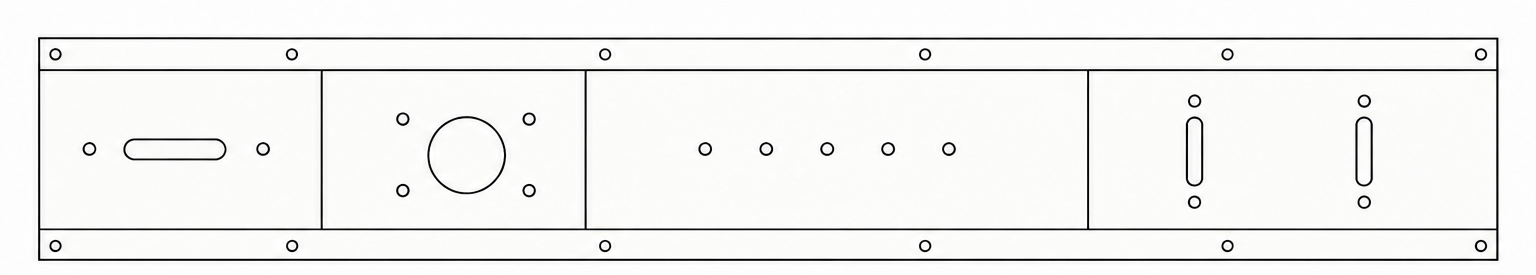
#> input picture mia_webApp/reference_drawings/01.png, 1536 x 275 px; its folder holds only this picture in this run
$ python test_analyzer.py
#> lines starting #> are read from the running program, lines starting #| are printed output that depends on the picture; after the words box and inside, x2 and y2 are one past the last pixel; in counts of white or black regions, pixels touching at a corner belong together
### mia_webApp/analyzer.py
import os
import cv2
import numpy as np


class ProfileAnalyzer:
    def __init__(self, references_dir, mm_per_pixel=None, hole_match_tolerance_px=30):
        self.references_dir = references_dir
        self.references = {}
        self.mm_per_pixel = mm_per_pixel
        self.hole_match_tolerance_px = hole_match_tolerance_px
        self.orb = cv2.ORB_create(nfeatures=5000, scaleFactor=1.2, nlevels=8)
        self.matcher = cv2.BFMatcher(cv2.NORM_HAMMING, crossCheck=True)
        self._load_references()

    def _prepare_image(self, img):
        if len(img.shape) == 3:
            gray = cv2.cvtColor(img, cv2.COLOR_BGR2GRAY)
        else:
            gray = img.copy()
        return gray

    # [20 lines left out: functions _draw_banner, _fmt_len, _direction_label, not called in this run]

    def _cluster_points(self, raw_points, dist_thresh=8):
        clusters = []
        used = [False] * len(raw_points)
        for i, h in enumerate(raw_points):
            if used[i]:
                continue
            group = [h]
            used[i] = True
            for j in range(i + 1, len(raw_points)):
                if used[j]:
                    continue
                h2 = raw_points[j]
                if abs(h['cx'] - h2['cx']) < dist_thresh and abs(h['cy'] - h2['cy']) < dist_thresh:
                    group.append(h2)
                    used[j] = True
            best = max(group, key=lambda d: d['area'])
            clusters.append(best)
        return clusters

    def _filter_hole_contours(self, contours, img_shape, min_area, max_area_frac, min_circularity):
        h_img, w_img = img_shape[:2]
        raw = []
        for cnt in contours:
            area = cv2.contourArea(cnt)
            x, y, w, h = cv2.boundingRect(cnt)
            if w > w_img * 0.4 or h > h_img * 0.6:
                continue
            if area < min_area or area > (w_img * h_img * max_area_frac):
                continue
            perim = cv2.arcLength(cnt, True)
            if perim == 0:
                continue
            circularity = 4 * np.pi * area / (perim * perim)
            if circularity < min_circularity:
                continue
            (cx, cy), _ = cv2.minEnclosingCircle(cnt)
            raw.append({'cx': cx, 'cy': cy, 'w': w, 'h': h, 'area': area, 'circ': circularity})
        return self._cluster_points(raw)

    def _detect_holes_cad(self, gray, min_area=20, max_area_frac=0.03, min_circularity=0.3):
        _, binary = cv2.threshold(gray, 200, 255, cv2.THRESH_BINARY_INV)
        contours, _ = cv2.findContours(binary, cv2.RETR_CCOMP, cv2.CHAIN_APPROX_SIMPLE)
        holes = self._filter_hole_contours(contours, gray.shape, min_area, max_area_frac, min_circularity)
        for hle in holes:
            hle['shape'] = self._hole_shape(hle['w'], hle['h'])
        return holes

    # [61 lines left out: functions _detect_holes_photo, _is_plausible_transform, not called in this run]

    def _hole_shape(self, w, h):
        ratio = w / max(1, h)
        if 0.7 <= ratio <= 1.4:
            return "circolare"
        return "asola/ovale"

    # [103 lines left out: functions _match_holes, _analyze_holes, _classify_surface_defect, _remove_covered_regions, not called in this run]

    def _load_references(self):
        if not os.path.exists(self.references_dir):
            os.makedirs(self.references_dir)
            return

        self.references.clear()
        for filename in os.listdir(self.references_dir):
            if filename.lower().endswith(('.png', '.jpg', '.jpeg', '.bmp')):
                path = os.path.join(self.references_dir, filename)
                raw_img = cv2.imread(path)
                if raw_img is not None:
                    gray_cad = self._prepare_image(raw_img)
                    if np.mean(gray_cad) < 127:
                        gray_cad = cv2.bitwise_not(gray_cad)

                    edges = cv2.Canny(gray_cad, 50, 150)
                    kp, des = self.orb.detectAndCompute(edges, None)
                    holes = self._detect_holes_cad(gray_cad)

                    self.references[filename] = {
                        'raw': raw_img,
                        'cad_white': gray_cad,
                        'edges': edges,
                        'keypoints': kp,
                        'descriptors': des,
                        'holes': holes
                    }
        print(f"[ANALYZER] Caricati {len(self.references)} disegni di riferimento.")

    # [170 lines left out: function analyze_image, not called in this run]

### mia_webApp/test_analyzer.py
import os
import cv2
from analyzer import ProfileAnalyzer

# ==============================================================================
# CONFIGURAZIONE CARTELLE
# ==============================================================================
# Cartella contenente i disegni teorici / CAD (.jpg, .png) inseriti da te
REF_DIR = os.path.join(os.path.dirname(__file__), 'reference_drawings')

# Cartella contenente le foto del profilo da analizzare (.jpg, .png) inserite da te
INPUT_DIR = os.path.join(os.path.dirname(__file__), 'test_images')

# Cartella dove verranno salvati i risultati con la sovrapposizione e i difetti cerchiati
OUTPUT_DIR = os.path.join(os.path.dirname(__file__), 'analyzed_results')

# Se conosci il fattore di conversione pixel -> millimetri (es. misurando a mano una
# quota nota sia sul disegno CAD che sulla foto reale, in pixel, e dividendo i mm per
# quel numero di pixel) impostalo qui: le distanze verranno mostrate anche in mm.
# Lascialo a None per vedere le misure solo in pixel.
MM_PER_PIXEL = None

# Crea le cartelle se non esistono ancora
os.makedirs(REF_DIR, exist_ok=True)
os.makedirs(INPUT_DIR, exist_ok=True)
os.makedirs(OUTPUT_DIR, exist_ok=True)


def main():
    print("==================================================")
    print("       TEST ANALYZER - ISPEZIONE PROFILI          ")
    print("==================================================")

    # 1. Carica i disegni teorici dalla cartella reference_drawings
    print(f"\n[1] Caricamento disegni teorici da: '{REF_DIR}'...")
    analyzer = ProfileAnalyzer(REF_DIR, mm_per_pixel=MM_PER_PIXEL)
#> in _load_references, raw_img is the input picture: shape (275, 1536, 3); mean B, G, R 241.6, 242.3, 242.3
#> in _load_references, `edges = cv2.Canny(gray_cad, 50, 150)`:
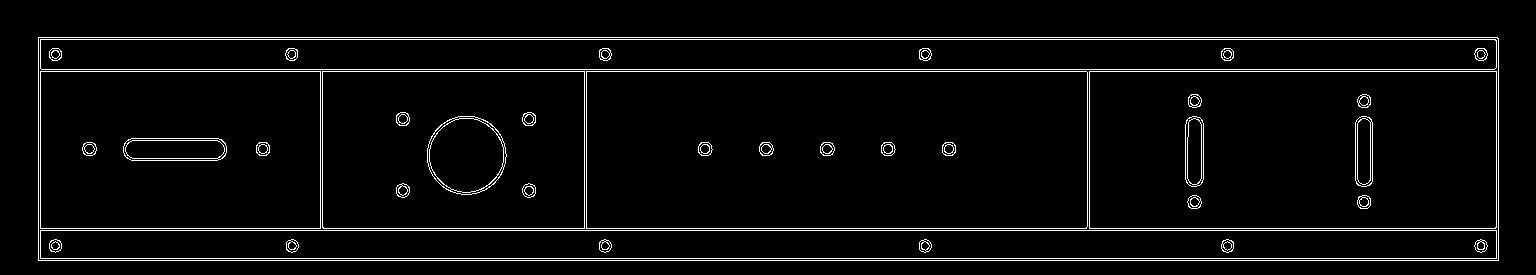
#> edges: shape (275, 1536); 4% white in thin lines or dots, all inside (x1, y1, x2, y2) = (38, 37, 1499, 261)
#> in _load_references, `kp, des = self.orb.detectAndCompute(edges, None)`: kp = 1626 keypoints; strongest (x, y, size): (1084, 228, 31), (1493, 69, 31), (929, 54, 31), (1485, 54, 31)
#> in _detect_holes_cad, `_, binary = cv2.threshold(gray, 200, 255, cv2.THRESH_BINARY_INV)`:
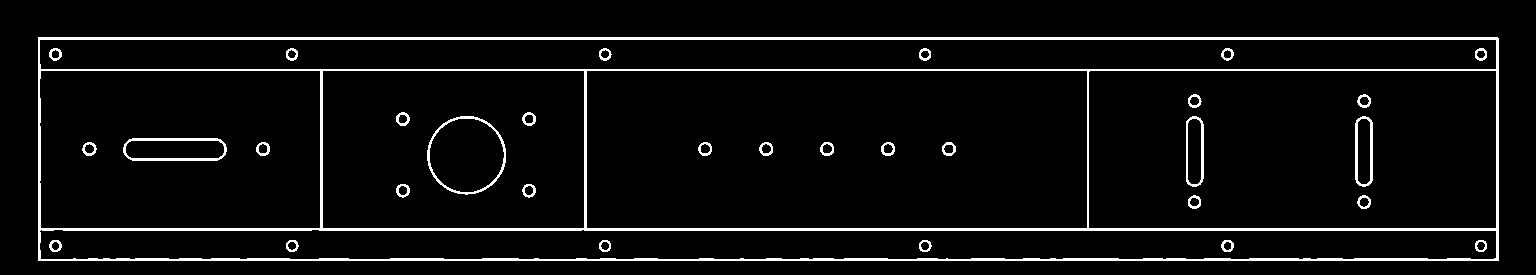
#> binary: shape (275, 1536); 5.3% white; 32 white regions
#> in _detect_holes_cad, `contours, _ = cv2.findContours(binary, cv2.RETR_CCOMP, cv2.CHAIN_APPRO..`: contours = 69 contours; largest, box (x1, y1, x2, y2) and area: (38, 37, 1499, 261) 325580, (586, 70, 1088, 229) 79156, (1088, 70, 1497, 229) 64460, (39, 70, 321, 229) 44262, (39, 39, 1497, 70) 43702
#> the loop in _filter_hole_contours, `for cnt in contours:` made 69 passes
#> (area, x, y, w, h, perim, circularity, cx) on passes 1 to 12: (104.5, 1475, 240, 12, 12, 38.73, 0.876, 1480.5), (60, 1476, 241, 10, 10, 28.97, 0.898, 1480.5), (111, 1221, 240, 13, 12, 38.97, 0.918, 1227.2), (57, 1223, 241, 9, 10, 28.14, 0.904, 1227.1), (107.5, 919, 240, 13, 12, 39.56, 0.863, 924.8), (62, 920, 241, 10, 10, 28.97, 0.928, 924.5), (104, 599, 240, 12, 12, 38.14, 0.898, 604.7), (60, 600, 241, 10, 10, 28.97, 0.898, 604.5), (108, 286, 240, 13, 12, 38.97, 0.894, 291.7), (60, 287, 241, 10, 10, 28.97, 0.898, 291.5), (109, 49, 240, 13, 12, 38.97, 0.902, 55), (54, 51, 241, 9, 10, 26.97, 0.933, 55)
#> after the loop in _filter_hole_contours, `for cnt in contours:`: raw = 62 items
#> in _cluster_points, `used = [False] * len(raw_points)`: used = 62 items, first 6: False, False, False, False, False, False
#> the loop in _cluster_points, `for i, h in enumerate(raw_points):` made 62 passes
#> after the loop in _cluster_points, `for i, h in enumerate(raw_points):`: clusters = 31 items; used = 62 items, first 6: True, True, True, True, True, True
#> in _detect_holes_cad, `holes = self._filter_hole_contours(contours, gray.shape, min_area, max..`: holes = 31 items
#> the loop in _detect_holes_cad, `for hle in holes:` made 31 passes
#> ratio in _hole_shape on passes 1 to 12: 1, 1.08, 1.08, 1, 1.08, 1.08, 1, 0.929, 1, 1, 1, 1
#| [ANALYZER] Caricati 1 disegni di riferimento.

    if not analyzer.references:
        print(f"\n[ERRORE] Nessun disegno teorico trovato in '{REF_DIR}'.")
        print("-> Inserisci i tuoi file (.jpg o .png) dei disegni teorici in quella cartella e riavvia lo script.")
        return

    print(f"-> Caricati con successo {len(analyzer.references)} disegni teorici:")
#| -> Caricati con successo 1 disegni teorici:
    for ref_name in analyzer.references.keys():
        print(f"   - {ref_name}")
#> this loop made 1 pass
#> ref_name on pass 1: '01.png'
#|    - 01.png

    # 2. Cerca le foto reali presenti nella cartella test_images
    valid_extensions = ('.png', '.jpg', '.jpeg', '.bmp', '.tiff')
    photo_files = sorted([f for f in os.listdir(INPUT_DIR) if f.lower().endswith(valid_extensions)])

    print(f"\n[2] Ricerca foto da analizzare in: '{INPUT_DIR}'...")
    if not photo_files:
        print(f"\n[AVVISO] Nessuna foto trovata nella cartella '{INPUT_DIR}'.")
        print("-> Inserisci le foto del profilo da analizzare in quella cartella e riavvia lo script.")
        return

    print(f"-> Trovate {len(photo_files)} foto da analizzare.")

    # 3. Processa ogni foto confrontandola con i disegni teorici
    print("\n[3] Inizio analisi ed elaborazione...")
    print("-" * 50)

    for idx, photo_name in enumerate(photo_files, 1):
        photo_path = os.path.join(INPUT_DIR, photo_name)
        print(f"\n[{idx}/{len(photo_files)}] Analisi foto: {photo_name}")

        # Esegue il matching, l'allineamento e il calcolo dei difetti
        result = analyzer.analyze_image(photo_path, OUTPUT_DIR)

        if result.get("success"):
            print(f"  ✓ Disegno Teorico Più Simile  : {result['best_match']}")
            print(f"  ✓ Numero Difetti Rilevati      : {result['defects_found']}")

            if result['defects_found'] > 0:
                print("  ! Dettagli Difetti Trovati:")
                for d_idx, defect in enumerate(result['defects_list'], 1):
                    tipo = defect.get('type', 'sconosciuto').upper()
                    print(f"      - Difetto #{d_idx} [{tipo}]: {defect.get('description', 'Anomalia generica')}")
                    print(f"          Coordinate (x={defect['x']}, y={defect['y']}), "
                          f"Dimensione ({defect['width']}x{defect['height']}px), Area={defect['area']}px²")
            else:
                print("  ✓ Il pezzo è PERFETTO: nessuna differenza rispetto al disegno teorico.")

            print(f"  ✓ Immagine di output salvata in: {result['output_image']}")
        else:
            print(f"  ✗ Errore durante l'analisi: {result.get('error')}")

    print("\n==================================================")
    print("Analisi completata!")
    print(f"Tutti i risultati con i difetti evidenziati si trovano in: '{OUTPUT_DIR}'")
    print("==================================================")

if __name__ == '__main__':
    main()
